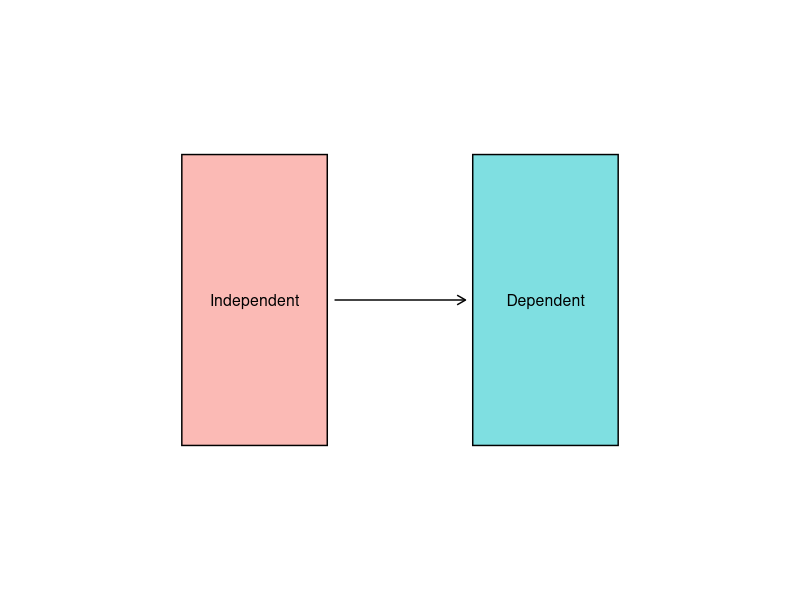

Write the R code that produced this figure.
## ---- chunk 1


library(ggplot2) 

d=data.frame(x1=c(1,3), x2=c(2,4), y1=c(1,1), y2=c(3,3), t=c('a','b'), r=c("Independent", "Dependent"))

ggplot() +
scale_x_continuous(limits = c(0, 5)) + 
scale_y_continuous(limits = c(1, 3)) +
geom_rect(data=d, mapping=aes(xmin=x1, xmax=x2, ymin=y1, ymax=y2, fill=t), color="black", alpha=0.5) +
geom_text(data=d, aes(x=x1+(x2-x1)/2, y=y1+(y2-y1)/2, label=r), size=4) + 
theme_void() + 
theme(legend.position="none") + 
geom_segment(aes(x = 2.05, y = 2, xend = 2.95, yend = 2), arrow = arrow(length = unit(0.03, "npc"))) +
coord_fixed() 
